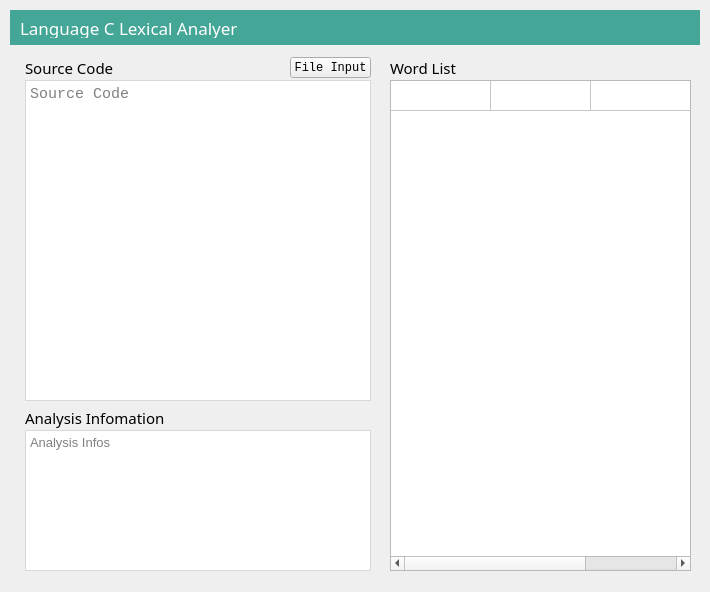
<?xml version="1.0" encoding="UTF-8"?>
<ui version="4.0">
 <class>MainForm</class>
 <widget class="QWidget" name="MainForm">
  <property name="geometry">
   <rect>
    <x>0</x>
    <y>0</y>
    <width>710</width>
    <height>592</height>
   </rect>
  </property>
  <property name="windowTitle">
   <string>MainForm</string>
  </property>
  <widget class="QTextEdit" name="textEdit">
   <property name="geometry">
    <rect>
     <x>25</x>
     <y>80</y>
     <width>346</width>
     <height>321</height>
    </rect>
   </property>
   <property name="font">
    <font>
     <family>Consolas</family>
     <pointsize>11</pointsize>
    </font>
   </property>
   <property name="styleSheet">
    <string notr="true">QTextEdit#textEdit:focus{outline: none;
border:1px solid rgb(216, 216, 216);}
QTextEdit#textEdit{border:1px solid rgb(216, 216, 216);}</string>
   </property>
   <property name="lineWrapMode">
    <enum>QTextEdit::NoWrap</enum>
   </property>
   <property name="readOnly">
    <bool>true</bool>
   </property>
   <property name="placeholderText">
    <string>Source Code</string>
   </property>
  </widget>
  <widget class="QTextBrowser" name="textBrowser">
   <property name="geometry">
    <rect>
     <x>25</x>
     <y>430</y>
     <width>346</width>
     <height>141</height>
    </rect>
   </property>
   <property name="font">
    <font>
     <pointsize>10</pointsize>
    </font>
   </property>
   <property name="styleSheet">
    <string notr="true">QTextBrowser#textBrowser:focus{outline: none;
border:1px solid rgb(216, 216, 216);}
QTextBrowser#textBrowser{border:1px solid rgb(216, 216, 216);}</string>
   </property>
   <property name="placeholderText">
    <string>Analysis Infos</string>
   </property>
  </widget>
  <widget class="QTableWidget" name="MarkTable">
   <property name="geometry">
    <rect>
     <x>390</x>
     <y>80</y>
     <width>301</width>
     <height>491</height>
    </rect>
   </property>
   <property name="styleSheet">
    <string notr="true"/>
   </property>
   <property name="selectionMode">
    <enum>QAbstractItemView::SingleSelection</enum>
   </property>
   <property name="gridStyle">
    <enum>Qt::SolidLine</enum>
   </property>
   <property name="wordWrap">
    <bool>true</bool>
   </property>
   <property name="rowCount">
    <number>1</number>
   </property>
   <property name="columnCount">
    <number>3</number>
   </property>
   <attribute name="horizontalHeaderVisible">
    <bool>false</bool>
   </attribute>
   <attribute name="verticalHeaderVisible">
    <bool>false</bool>
   </attribute>
   <attribute name="verticalHeaderStretchLastSection">
    <bool>false</bool>
   </attribute>
   <row/>
   <column/>
   <column/>
   <column/>
  </widget>
  <widget class="QWidget" name="TitleBar" native="true">
   <property name="geometry">
    <rect>
     <x>10</x>
     <y>10</y>
     <width>690</width>
     <height>35</height>
    </rect>
   </property>
   <property name="styleSheet">
    <string notr="true">background-color:rgb(68, 166, 150)</string>
   </property>
   <widget class="QPushButton" name="CloseBtn">
    <property name="geometry">
     <rect>
      <x>655</x>
      <y>0</y>
      <width>35</width>
      <height>35</height>
     </rect>
    </property>
    <property name="styleSheet">
     <string notr="true">QPushButton#CloseBtn{border:none}
QPushButton#CloseBtn:hover{border:none;background:rgb(72, 177, 160)}</string>
    </property>
    <property name="text">
     <string/>
    </property>
    <property name="icon">
     <iconset resource="res.qrc">
      <normaloff>:/images/H:/Code/问答系统qt/shutdown.png</normaloff>:/images/H:/Code/问答系统qt/shutdown.png</iconset>
    </property>
    <property name="iconSize">
     <size>
      <width>13</width>
      <height>17</height>
     </size>
    </property>
    <property name="flat">
     <bool>false</bool>
    </property>
   </widget>
   <widget class="QLabel" name="TitleLabel">
    <property name="geometry">
     <rect>
      <x>10</x>
      <y>7</y>
      <width>271</width>
      <height>21</height>
     </rect>
    </property>
    <property name="font">
     <font>
      <family>微软雅黑</family>
      <pointsize>13</pointsize>
     </font>
    </property>
    <property name="styleSheet">
     <string notr="true">QLabel#TitleLabel{color:white}</string>
    </property>
    <property name="text">
     <string>Language C Lexical Analyer</string>
    </property>
   </widget>
  </widget>
  <widget class="QLabel" name="SourceCodeLabel">
   <property name="geometry">
    <rect>
     <x>25</x>
     <y>60</y>
     <width>101</width>
     <height>16</height>
    </rect>
   </property>
   <property name="font">
    <font>
     <family>微软雅黑</family>
     <pointsize>11</pointsize>
     <weight>50</weight>
     <bold>false</bold>
    </font>
   </property>
   <property name="text">
    <string>Source Code</string>
   </property>
  </widget>
  <widget class="QLabel" name="MarkLabel">
   <property name="geometry">
    <rect>
     <x>390</x>
     <y>60</y>
     <width>81</width>
     <height>16</height>
    </rect>
   </property>
   <property name="font">
    <font>
     <family>微软雅黑</family>
     <pointsize>11</pointsize>
    </font>
   </property>
   <property name="text">
    <string>Word List</string>
   </property>
  </widget>
  <widget class="QLabel" name="InfoLabel">
   <property name="geometry">
    <rect>
     <x>25</x>
     <y>407</y>
     <width>151</width>
     <height>21</height>
    </rect>
   </property>
   <property name="font">
    <font>
     <family>微软雅黑</family>
     <pointsize>11</pointsize>
    </font>
   </property>
   <property name="text">
    <string>Analysis Infomation</string>
   </property>
  </widget>
  <widget class="QPushButton" name="pushButton">
   <property name="geometry">
    <rect>
     <x>290</x>
     <y>57</y>
     <width>81</width>
     <height>21</height>
    </rect>
   </property>
   <property name="font">
    <font>
     <family>Consolas</family>
    </font>
   </property>
   <property name="text">
    <string>File Input</string>
   </property>
  </widget>
 </widget>
 <layoutdefault spacing="6" margin="11"/>
 <resources>
  <include location="res.qrc"/>
 </resources>
 <connections/>
</ui>
